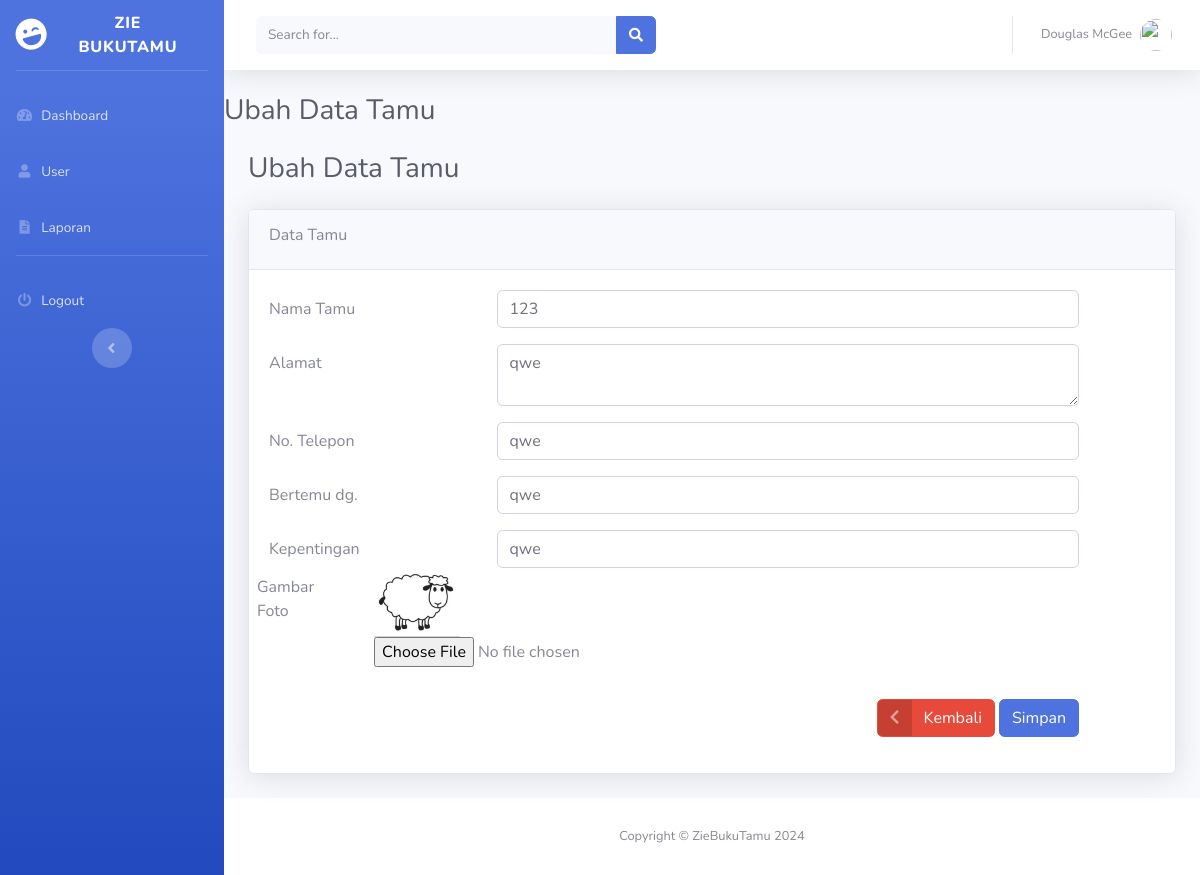
Screenshot of /edit-tamu.php?id=zt002 (signed in) with the database file from the repository.
### tables this page shows
CREATE TABLE `buku_tamu` (
  `id_tamu` varchar(5) NOT NULL,
  `tanggal` date NOT NULL,
  `nama_tamu` varchar(255) NOT NULL,
  `alamat` varchar(255) NOT NULL,
  `no_hp` varchar(13) NOT NULL,
  `bertemu` varchar(255) NOT NULL,
  `kepentingan` varchar(255) NOT NULL,
  `gambar` varchar(255) NOT NULL
);

### function.php (called while the page is built, shortened)
<?php
$koneksi = mysqli_connect("localhost", "root", "", "app_bukutamu");
function query($query) {
    global $koneksi;
    $result = mysqli_query($koneksi, $query);
    $rows = [];
    while ($row = mysqli_fetch_array($result)) {
        $rows[] = $row;
    }
    return $rows;
}
?>

### edit-tamu.php (the view, shortened to what this page needs)
<?php
require_once('function.php');
include_once('templates/header.php');
?>
<?php
if (isset($_GET['id'])) {
    $id_tamu = $_GET['id'];
    $data = query("SELECT * FROM buku_tamu WHERE id_tamu = '$id_tamu'")[0];
}
?>
<h1 class="h3 mb-4 text-gray-800">Ubah Data Tamu</h1>
<div class="container-fluid">
    <h1 class="h3 mb-4 text-gray-800">Ubah Data Tamu</h1>
    <div class="card shadow mb-4">
        <div class="card-header py-3">
            <h6>Data Tamu</h6>
        </div>
        <div class="card-body">
            <form method="post" action="" enctype="multipart/form-data" >
                <div class="form-group row">
                    <label for="nama_tamu" class="col-sm-3 col-form-label">Nama Tamu</label>
                    <div class="col-sm-8">
                        <input type="text" class="form-control" id="nama_tamu" name="nama_tamu" value="<?= $data['nama_tamu'] ?>">
                    </div>
                </div>
                <div class="form-group row">
                    <label for="alamat" class="col-sm-3 col-form-label">Alamat</label>
                    <div class="col-sm-8">
                        <textarea class="form-control" id="alamat" name="alamat"><?= $data['alamat'] ?></textarea>
                    </div>
                </div>
                <div class="form-group row">
                    <label for="no_hp" class="col-sm-3 col-form-label">No. Telepon</label>
                    <div class="col-sm-8">
                        <input type="text" class="form-control" id="no_hp" name="no_hp" value="<?= $data['no_hp'] ?>">
                    </div>
                </div>
                <div class="form-group row">
                    <label for="bertemu" class="col-sm-3 col-form-label">Bertemu dg. </label>
                    <div class="col-sm-8">
                        <input type="text" class="form-control" id="bertemu" name="bertemu" value="<?= $data['bertemu'] ?>">
                    </div>
                </div>
                <div class="form-group row">
                    <label for="kepentingan" class="col-sm-3 col-form-label">Kepentingan</label>
                    <div class="col-sm-8">
                        <input type="text" class="form-control" id="kepentingan" name="kepentingan" value="<?= $data['kepentingan'] ?>">
                    </div>
                    <div class="form-group row">
                        <label for="gambar" class="col-sm-3 col-form-label">Gambar Foto</label>
                        <div class="col-sm-8">
                            <img src="assets/upload_gambar/<?= $data['gambar']; ?>" alt="" width="30%">
                            <input type="file" class="form-control-file" id="gambar" name="gambar">
                        </div>
                    </div>
                </div>
                <div class="form-group row">
                    <label for="" class="col-sm-3 col-form-label"></label>
                    <div class="col-sm-8 d-flex justify-content-end">
                        <div>
                        <a type="button" class="btn btn-danger btn-icon-split" href="buku-tamu.php">
                            <span class="icon text-white-50">
                                <i class="fas fa-chevron-left"></i>
                            </span>
                            <span class="text">Kembali</span>
                        </a>
                        <button type="submit" name="simpan" class="btn btn-primary">Simpan</button>
                        </div>
                    </div>
                </div>
            </form>
        </div>
    </div>
</div>
<?php
include_once('templates/footer.php');
?>

### rows the page displays
buku_tamu: nama_tamu "123", alamat "qwe", no_hp "qwe", bertemu "qwe", kepentingan "qwe", gambar (picture)
